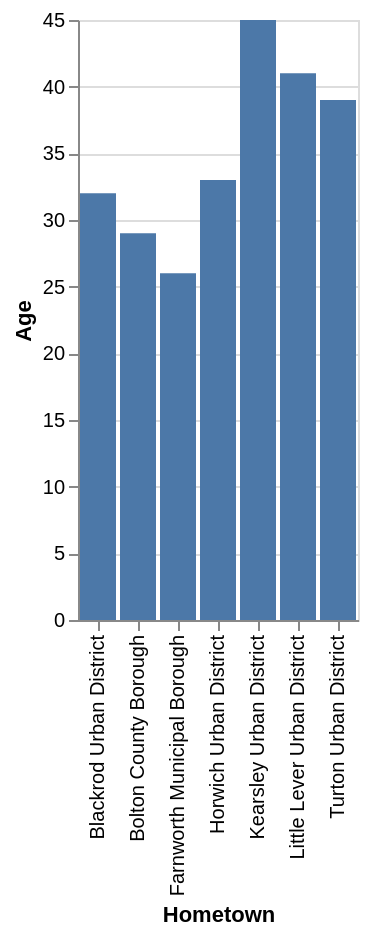

Specify this chart in Vega-Lite:
### Vega-Lite specification from a JSON file in a GitHub repository (floating-point values rounded to 4 significant figures)
{"data": {"values": [{"x_data": "Blackrod Urban District", "y_data": 32}, {"x_data": "Bolton County Borough", "y_data": 29}, {"x_data": "Farnworth Municipal Borough", "y_data": 26}, {"x_data": "Horwich Urban District", "y_data": 33}, {"x_data": "Kearsley Urban District", "y_data": 45}, {"x_data": "Little Lever Urban District", "y_data": 41}, {"x_data": "Turton Urban District", "y_data": 39}]}, "mark": "bar", "encoding": {"x": {"field": "x_data", "type": "nominal", "title": "Hometown", "sort": "ascending"}, "y": {"field": "y_data", "type": "quantitative", "title": "Age"}}}
